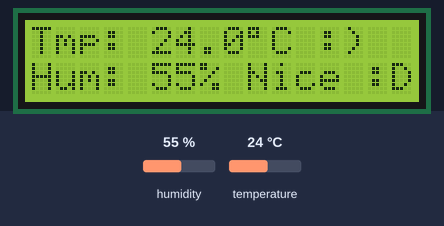
A program run on a simulated Raspberry Pi (header pin numbers). Shown: 16×2 character LCD. Inputs (shaded band) come from the test bench; at power-on: humidity 55 %, temperature 24 °C. The clock reads 2024-03-15 10:24:30 at power-on unless the program sets it; library files of the repository ran but are not shown: PCF8574.py, Adafruit_LCD1602.py; what the program prints to the terminal is not drawn.

Above: at 1.3 s.
1.4 s: humidity set to 22 %
At 1.9 s:
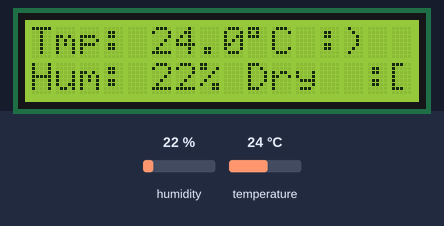
3.1 s: temperature set to 12 °C
At 4.0 s:
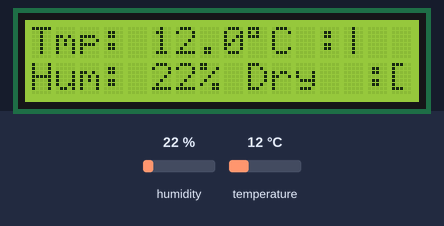
4.8 s: humidity set to 40 %
At 6.3 s:
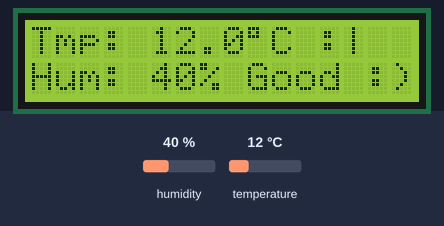
6.6 s: temperature set to 28 °C
At 7.3 s:
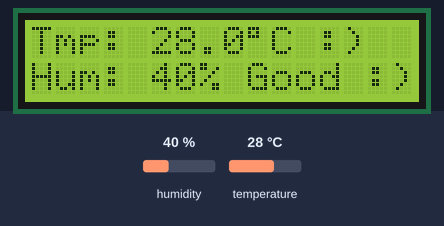
8.3 s: humidity set to 68 %
At 9.8 s:
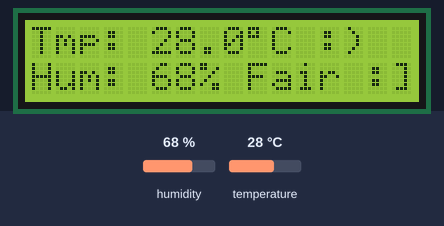
10.2 s: temperature set to 19 °C
At 11.8 s:
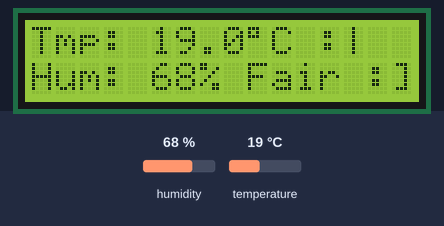
Timing chart, 0 to 12.9 s (numbered marks = the images above; inputs shaded):
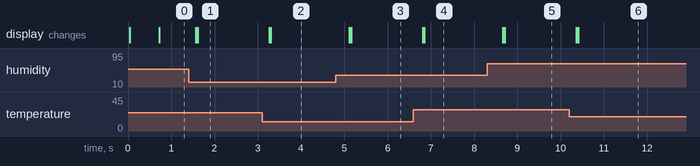

Measured:
- after the input at 1.4 s, the display: first changes after 0.16 s (image 1 shows a later state)
- after the input at 3.1 s, the display: first changes after 0.16 s (image 2 shows a later state)
- after the input at 4.8 s, the display: first changes after 0.31 s (image 3 shows a later state)
- after the input at 6.6 s, the display: first changes after 0.21 s (image 4 shows a later state)
- after the input at 8.3 s, the display: first changes after 0.36 s (image 5 shows a later state)
- after the input at 10.2 s, the display: first changes after 0.16 s (image 6 shows a later state)

The program:

meteohub.py
```python
#!/usr/bin/env python3
########################################################################
# Filename    : I2CLCD1602.py
# Description : Use the LCD display data
# Author      : freenove
# modification: 2018/08/03
########################################################################

import RPi.GPIO as GPIO

from dependencies.lcd.PCF8574 import PCF8574_GPIO
from dependencies.lcd.Adafruit_LCD1602 import Adafruit_CharLCD
import dependencies.hygrotherm.Freenove_DHT as DHT

from time import sleep

DHTPin = 11                                 # define the pin of DHT11

PERCENTAGE_CHAR = chr(37)
DEGREE_CELSIUS_CHAR = chr(223)

def loop():
    mcp.output(3,1)                         # turn on LCD backlight
    lcd.begin(16,2)                         # set number of LCD lines and columns
    dht = DHT.DHT(DHTPin)                   # create a DHT class object

    while(True):

        for i in range(0,15):
            chk = dht.readDHT11()           # read DHT11 and get a return value. Then determine whether data read is normal according to the return value.
            if (chk == dht.DHTLIB_OK):      # read DHT11 and get a return value. Then determine whether data read is normal according to the return value.
                break

        formatted_temp = "Tmp: %.1f%sC %s" % (dht.temperature, DEGREE_CELSIUS_CHAR, get_level_message(dht.temperature, temperature_levels))
        formatted_humidity = "Hum: %d%s %s" % (dht.humidity, PERCENTAGE_CHAR, get_level_message(dht.humidity, humidity_levels))

        lcd.setCursor(0,0)                  # set cursor position
        lcd.message(formatted_temp + '\n')  # display temperature
        lcd.message(formatted_humidity)     # display humidity

        sleep(0.2)

# Define the temperature ranges and their short descriptions
temperature_levels = {
    (-50, 0):  ":X",
    (0, 10):   ":*",
    (10, 20):  ":|",
    (20, 30):  ":)",
    (30, 40):  ":/",
    (40, 50):  ":S",
    (50, 100): ":O",
}

# Define the humidity ranges and their descriptions
humidity_levels = {
    (0.0, 30.0):   "Dry  :[",
    (30.0, 50.0):  "Good :)",
    (50.0, 60.0):  "Nice :D",
    (60.0, 70.0):  "Fair :]",
    (70.0, 80.0):  "Ick  :/",
    (80.0, 90.0):  "Bad  :(",
    (90.0, 100.0): "No!  :O",
}

def get_level_message(level, level_messages):
    """Return the comfort level based on the levels percentage."""
    for range_start, range_end in level_messages:
        if range_start <= level < range_end:
            return level_messages[(range_start, range_end)]
    return "??"                             # In case the humidity is out of the defined ranges


def destroy():
    lcd.clear()

PCF8574_address = 0x27                      # I2C address of the PCF8574 chip.
PCF8574A_address = 0x3F                     # I2C address of the PCF8574A chip.

# Create PCF8574 GPIO adapter.
try:
    mcp = PCF8574_GPIO(PCF8574_address)
except:
    try:
        mcp = PCF8574_GPIO(PCF8574A_address)
    except:
        print ('LCD I2C Address Error!')
        exit(1)

# Create LCD, passing in MCP GPIO adapter.
lcd = Adafruit_CharLCD(pin_rs=0, pin_e=2, pins_db=[4,5,6,7], GPIO=mcp)

if __name__ == '__main__':
    print ('Meteohub is starting ... ')
    try:
        loop()
    except KeyboardInterrupt:
        GPIO.cleanup()
        destroy()
        exit()
```

Freenove_DHT.py
```python
#!/usr/bin/env python3
#############################################################################
# Filename    : Freenove_DHT.py
# Description :	DHT Temperature & Humidity Sensor library for Raspberry
# Author      : freenove
# modification: 2020/10/16
########################################################################
import RPi.GPIO as GPIO
import time

class DHT(object):
	DHTLIB_OK = 0
	DHTLIB_ERROR_CHECKSUM = -1
	DHTLIB_ERROR_TIMEOUT = -2
	DHTLIB_INVALID_VALUE = -999

	DHTLIB_DHT11_WAKEUP = 0.020#0.018		#18ms
	DHTLIB_TIMEOUT = 0.0001			#100us

	humidity = 0
	temperature = 0

	def __init__(self,pin):
		self.pin = pin
		self.bits = [0,0,0,0,0]
		GPIO.setmode(GPIO.BOARD)
	#Read DHT sensor, store the original data in bits[]
	def readSensor(self,pin,wakeupDelay):
		mask = 0x80
		idx = 0
		self.bits = [0,0,0,0,0]
		# Clear sda
		GPIO.setup(pin,GPIO.OUT)
		GPIO.output(pin,GPIO.HIGH)
		time.sleep(0.5)
		# start signal
		GPIO.output(pin,GPIO.LOW)
		time.sleep(wakeupDelay)
		GPIO.output(pin,GPIO.HIGH)
		# time.sleep(0.000001)
		GPIO.setup(pin,GPIO.IN)

		loopCnt = self.DHTLIB_TIMEOUT
		# Waiting echo
		t = time.time()
		while True:
			if (GPIO.input(pin) == GPIO.LOW):
				break
			if((time.time() - t) > loopCnt):
				return self.DHTLIB_ERROR_TIMEOUT
		# Waiting echo low level end
		t = time.time()
		while(GPIO.input(pin) == GPIO.LOW):
			if((time.time() - t) > loopCnt):
				#print ("Echo LOW")
				return self.DHTLIB_ERROR_TIMEOUT
		# Waiting echo high level end
		t = time.time()
		while(GPIO.input(pin) == GPIO.HIGH):
			if((time.time() - t) > loopCnt):
				#print ("Echo HIGH")
				return self.DHTLIB_ERROR_TIMEOUT
		for i in range(0,40,1):
			t = time.time()
			while(GPIO.input(pin) == GPIO.LOW):
				if((time.time() - t) > loopCnt):
					#print ("Data Low %d"%(i))
					return self.DHTLIB_ERROR_TIMEOUT
			t = time.time()
			while(GPIO.input(pin) == GPIO.HIGH):
				if((time.time() - t) > loopCnt):
					#print ("Data HIGH %d"%(i))
					return self.DHTLIB_ERROR_TIMEOUT
			if((time.time() - t) > 0.00005):
				self.bits[idx] |= mask
			#print("t : %f"%(time.time()-t))
			mask >>= 1
			if(mask == 0):
				mask = 0x80
				idx += 1
		#print (self.bits)
		GPIO.setup(pin,GPIO.OUT)
		GPIO.output(pin,GPIO.HIGH)
		return self.DHTLIB_OK
	#Read DHT sensor, analyze the data of temperature and humidity
	def readDHT11Once(self):
		rv = self.readSensor(self.pin,self.DHTLIB_DHT11_WAKEUP)
		if (rv is not self.DHTLIB_OK):
			self.humidity = self.DHTLIB_INVALID_VALUE
			self.temperature = self.DHTLIB_INVALID_VALUE
			return rv
		self.humidity = self.bits[0]
		self.temperature = self.bits[2] + self.bits[3]*0.1
		sumChk = ((self.bits[0] + self.bits[1] + self.bits[2] + self.bits[3]) & 0xFF)
		if(self.bits[4] is not sumChk):
			return self.DHTLIB_ERROR_CHECKSUM
		return self.DHTLIB_OK
	def readDHT11(self):
		result = self.DHTLIB_INVALID_VALUE
		for i in range(0,15):
			result = self.readDHT11Once()
			if result == self.DHTLIB_OK:
				return self.DHTLIB_OK
			time.sleep(0.1)
		return result


def loop():
	dht = DHT(11)
	sumCnt = 0
	okCnt = 0
	while(True):
		sumCnt += 1
		chk = dht.readDHT11()
		if (chk == 0):
			okCnt += 1
		okRate = 100.0*okCnt/sumCnt;
		print("sumCnt : %d, \t okRate : %.2f%% "%(sumCnt,okRate))
		print("chk : %d, \t Humidity : %.2f, \t Temperature : %.2f "%(chk,dht.humidity,dht.temperature))
		time.sleep(3)

if __name__ == '__main__':
	print ('Program is starting ... ')
	try:
		loop()
	except KeyboardInterrupt:
		pass
		exit()
```
